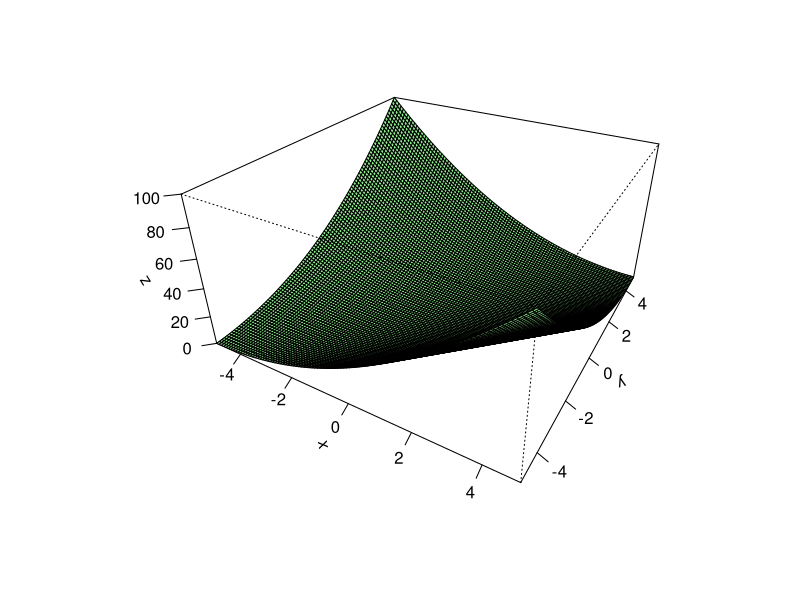

Here is the R script that generated this plot:
# Multivariate Gradient Descent 
# https://www.r-bloggers.com/multivariable-gradient-descent/

x <- seq(-5,5,length=100)
y <- x

fun <- function(x,y)
{
  return(x**2+y**2-2*x*y)
}

z <- outer(x,y,fun)

persp(x,y,z,theta=30,phi=30,expand=0.5,col="lightgreen",
      ltheta=100,xlab="x",ticktype="detailed",ylab="y",zlab="z")
